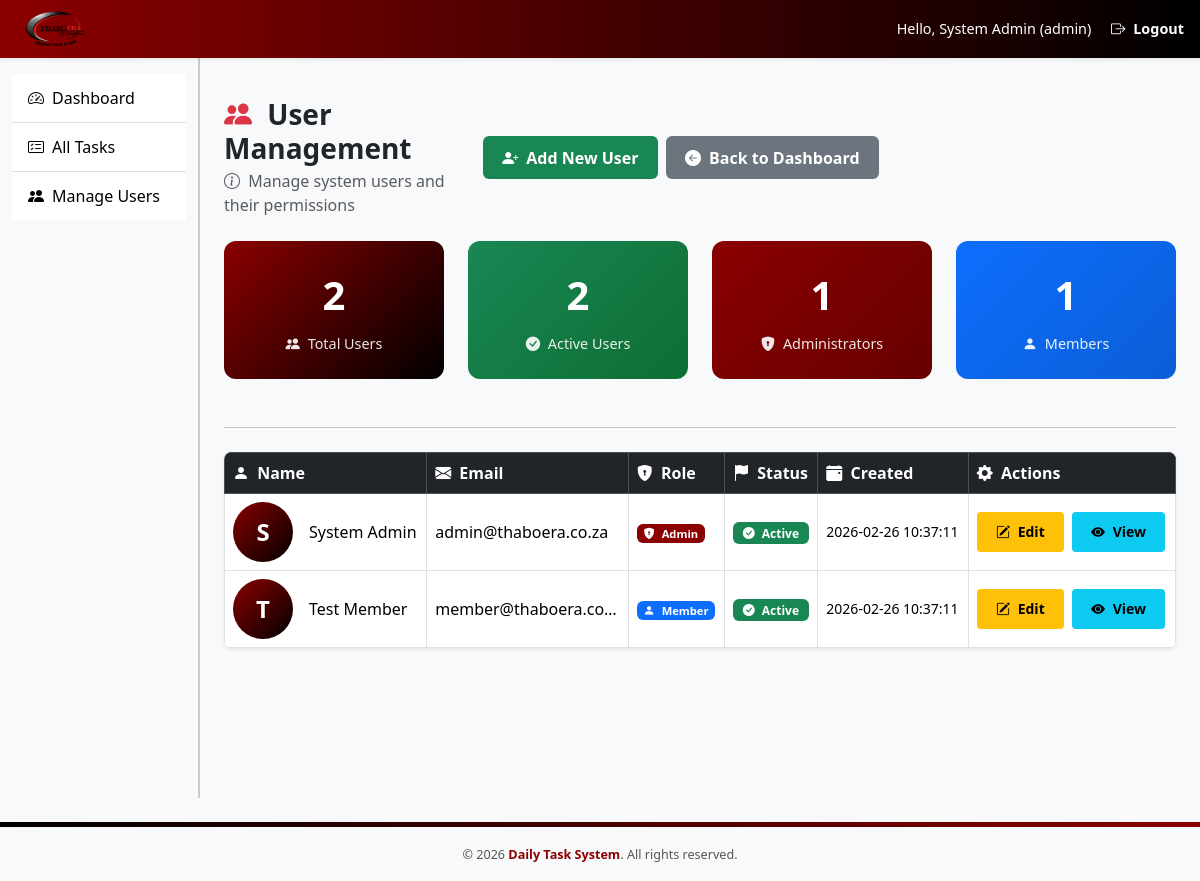
Page /public/admin/users.php (signed in) on the committed database.
### tables this page shows
CREATE TABLE users (
  id INT AUTO_INCREMENT PRIMARY KEY,
  full_name VARCHAR(100) NOT NULL,
  email VARCHAR(120) NOT NULL UNIQUE,
  role ENUM('admin','member') NOT NULL DEFAULT 'member',
  password_hash VARCHAR(255) NOT NULL,
  status ENUM('active','inactive') NOT NULL DEFAULT 'active',
  created_at TIMESTAMP DEFAULT CURRENT_TIMESTAMP
);

### lib/auth.php (called while the page is built, shortened)
<?php
function is_logged_in() {
    return !empty($_SESSION['uid']);
}

### public/admin/users.php (the view, shortened to what this page needs)
<?php
$pageTitle = "Manage Users";
require_once __DIR__ . '/../../config/db.php';
$stmt = $pdo->query("SELECT id, full_name, email, role, status, created_at
                     FROM users
                     ORDER BY created_at DESC");
$users = $stmt->fetchAll();
require_once __DIR__ . '/../../views/header.php';
?>
<link rel="stylesheet" href="https://cdn.jsdelivr.net/npm/bootstrap-icons@1.11.3/font/bootstrap-icons.css">
<link href="https://cdn.jsdelivr.net/npm/animate.css@4.1.1/animate.min.css" rel="stylesheet">
<div class="container mt-3 mt-md-4 users-container">
    <div class="d-flex flex-column flex-md-row align-items-start align-items-md-center justify-content-between mb-4 header-actions animate__animated animate__fadeIn">
        <div class="mb-2 mb-md-0">
            <h3 class="fw-bold mb-1">
                <i class="bi bi-people-fill text-danger me-2"></i> User Management
            </h3>
            <p class="text-muted mb-0 responsive-text">
                <i class="bi bi-info-circle me-1"></i> Manage system users and their permissions
            </p>
        </div>
        <div class="d-flex flex-column flex-sm-row gap-2 w-100 w-md-auto">
            <a href="/daily-task-system/public/admin/user_new.php" class="btn btn-success btn-user btn-add-user">
                <i class="bi bi-person-plus-fill me-1"></i>
                <span class="d-none d-sm-inline">Add New User</span>
            </a>
            <a href="/daily-task-system/public/dashboard.php" class="btn btn-secondary btn-user">
                <i class="bi bi-arrow-left-circle-fill me-1"></i>
                <span class="d-none d-sm-inline">Back to Dashboard</span>
            </a>
        </div>
    </div>
    <?php if (!empty($users)): ?>
        <?php
        $activeUsers = array_filter($users, fn($u) => $u['status'] === 'active');
        $adminUsers = array_filter($users, fn($u) => $u['role'] === 'admin');
        $memberUsers = array_filter($users, fn($u) => $u['role'] === 'member');
        ?>
        <div class="row mb-4 animate__animated animate__fadeIn animate__delay-1s">
            <div class="col-6 col-md-3">
                <div class="stats-card text-center">
                    <div class="stats-number"><?= count($users) ?></div>
                    <div class="stats-label">
                        <i class="bi bi-people-fill me-1"></i> Total Users
                    </div>
                </div>
            </div>
            <div class="col-6 col-md-3">
                <div class="stats-card text-center" style="background: linear-gradient(135deg, #198754, #0d6e33);">
                    <div class="stats-number"><?= count($activeUsers) ?></div>
                    <div class="stats-label">
                        <i class="bi bi-check-circle-fill me-1"></i> Active Users
                    </div>
                </div>
            </div>
            <div class="col-6 col-md-3">
                <div class="stats-card text-center" style="background: linear-gradient(135deg, #8B0000, #660000);">
                    <div class="stats-number"><?= count($adminUsers) ?></div>
                    <div class="stats-label">
                        <i class="bi bi-shield-lock-fill me-1"></i> Administrators
                    </div>
                </div>
            </div>
            <div class="col-6 col-md-3">
                <div class="stats-card text-center" style="background: linear-gradient(135deg, #0d6efd, #0b5ed7);">
                    <div class="stats-number"><?= count($memberUsers) ?></div>
                    <div class="stats-label">
                        <i class="bi bi-person-fill me-1"></i> Members
                    </div>
                </div>
            </div>
        </div>
    <?php endif; ?>
    <hr class="my-4">
    <?php if (empty($users)): ?>
        <div class="card shadow-sm border-0 user-card animate__animated animate__fadeIn">
            <div class="card-body text-center empty-state">
                <i class="bi bi-people text-muted"></i>
                <h4 class="text-muted mb-3">No Users Found</h4>
                <p class="text-muted mb-4">Get started by adding your first user to the system.</p>
                <a href="/daily-task-system/public/admin/user_new.php" class="btn btn-success btn-lg btn-add-user">
                    <i class="bi bi-person-plus-fill me-2"></i> Add First User
                </a>
            </div>
        </div>
    <?php else: ?>
        <div class="d-none d-md-block">
            <div class="table-responsive shadow-sm rounded-3 animate__animated animate__fadeIn">
                <table class="table table-bordered table-hover align-middle table-hover-animate m-0">
                    <thead class="table-dark">
                        <tr>
                            <th class="fw-semibold"><i class="bi bi-person-fill me-1"></i> Name</th>
                            <th class="fw-semibold"><i class="bi bi-envelope-fill me-1"></i> Email</th>
                            <th class="fw-semibold"><i class="bi bi-shield-lock-fill me-1"></i> Role</th>
                            <th class="fw-semibold"><i class="bi bi-flag-fill me-1"></i> Status</th>
                            <th class="fw-semibold"><i class="bi bi-calendar-event-fill me-1"></i> Created</th>
                            <th class="fw-semibold"><i class="bi bi-gear-fill me-1"></i> Actions</th>
                        </tr>
                    </thead>
                    <tbody>
                    <?php foreach ($users as $index => $u): ?>
                        <tr class="animate__animated animate__fadeIn" style="animation-delay: <?= $index * 0.1 ?>s;">
                            <td>
                                <div class="d-flex align-items-center">
                                    <div class="user-avatar me-3">
                                        <?= strtoupper(substr($u['full_name'], 0, 1)) ?>
                                    </div>
                                    <div class="fw-medium"><?= htmlspecialchars($u['full_name']) ?></div>
                                </div>
                            </td>
                            <td class="text-truncate" style="max-width: 200px;" title="<?= htmlspecialchars($u['email']) ?>">
                                <?= htmlspecialchars($u['email']) ?>
                            </td>
                            <td>
                                <span class="badge <?= $u['role'] === 'admin' ? 'bg-admin' : 'bg-member' ?> role-badge text-capitalize">
                                    <i class="bi bi-<?= $u['role'] === 'admin' ? 'shield-lock' : 'person' ?>-fill me-1"></i>
                                    <?= htmlspecialchars($u['role']) ?>
                                </span>
                            </td>
                            <td>
                                <?php if ($u['status'] === 'active'): ?>
                                    <span class="badge bg-active status-badge">
                                        <i class="bi bi-check-circle-fill me-1"></i> Active
                                    </span>
                                <?php else: ?>
                                    <span class="badge bg-inactive status-badge">
                                        <i class="bi bi-x-circle-fill me-1"></i> Inactive
                                    </span>
                                <?php endif; ?>
                            </td>
                            <td class="small"><?= htmlspecialchars($u['created_at']) ?></td>
                            <td>
                                <div class="action-buttons">
                                    <a href="/daily-task-system/public/admin/user_edit.php?id=<?= $u['id'] ?>"
                                       class="btn btn-sm btn-warning btn-user">
                                        <i class="bi bi-pencil-square me-1"></i> Edit
                                    </a>
                                    <button class="btn btn-sm btn-info btn-user"
                                            onclick="viewUserDetails(<?= htmlspecialchars(json_encode($u)) ?>)">
                                        <i class="bi bi-eye-fill me-1"></i> View
                                    </button>
                                </div>
                            </td>
                        </tr>
                    <?php endforeach; ?>
                    </tbody>
                </table>
            </div>
        </div>
    <?php endif; ?>
</div>
<?php require_once __DIR__ . '/../../views/footer.php'; ?>

### views/header.php (shortened to what this page needs)
<?php
require_once __DIR__ . '/../lib/auth.php';
$userName = $_SESSION['name'] ?? '';
$userRole = $_SESSION['role'] ?? '';
?>
<!DOCTYPE html>
<html lang="en">
<head>
    <link href="https://cdn.jsdelivr.net/npm/bootstrap@5.3.2/dist/css/bootstrap.min.css" rel="stylesheet">
    <link rel="stylesheet" href="https://cdn.jsdelivr.net/npm/bootstrap-icons@1.11.3/font/bootstrap-icons.css">
    <link rel="stylesheet" href="/daily-task-system/public/assets/css/style.css">
</head>
<body class="bg-light d-flex flex-column min-vh-100">
<div class="brand-bar d-flex justify-content-between align-items-center shadow-sm">
    <div class="d-flex align-items-center">
        <a href="/daily-task-system/public/dashboard.php" class="d-flex align-items-center">
            <img src="/daily-task-system/public/assets/img/logo.PNG" alt="Company Logo" class="me-2">
        </a>
    </div>
    <?php if (is_logged_in()): ?>
        <div class="user-info text-end">
            <span class="me-3 d-none d-sm-inline">Hello, <?= htmlspecialchars($userName) ?> (<?= htmlspecialchars($userRole) ?>)</span>
            <a href="/daily-task-system/public/logout.php" class="fw-bold">
                <i class="bi bi-box-arrow-right me-1"></i>
                <span class="d-none d-sm-inline">Logout</span>
            </a>
        </div>
    <?php endif; ?>
</div>
<div class="container-fluid flex-grow-1 page-transition">
    <div class="row">
        <?php if (is_logged_in()): ?>
            <aside class="col-md-2 sidebar-custom">
                <div class="list-group list-group-flush">
                    <?php if ($userRole === 'member'): ?>
                        <a href="/daily-task-system/public/dashboard.php" class="list-group-item list-group-item-action <?= ($pageTitle ?? '') === 'Dashboard' ? 'active' : '' ?>">
                            <i class="bi bi-speedometer2 me-2"></i>Dashboard
                        </a>
                        <a href="/daily-task-system/public/tasks/my.php" class="list-group-item list-group-item-action">
                            <i class="bi bi-folder2-open me-2"></i>My Tasks
                        </a>
                    <?php elseif ($userRole === 'admin'): ?>
                        <a href="/daily-task-system/public/dashboard.php" class="list-group-item list-group-item-action <?= ($pageTitle ?? '') === 'Dashboard' ? 'active' : '' ?>">
                            <i class="bi bi-speedometer2 me-2"></i>Dashboard
                        </a>
                        <a href="/daily-task-system/public/admin/tasks.php" class="list-group-item list-group-item-action">
                            <i class="bi bi-card-checklist me-2"></i>All Tasks
                        </a>
                        <a href="/daily-task-system/public/admin/users.php" class="list-group-item list-group-item-action">
                            <i class="bi bi-people-fill me-2"></i>Manage Users
                        </a>
                    <?php endif; ?>
                </div>
            </aside>
            <main class="col-md-10 col-12 py-3">
        <?php else: ?>
            <main class="col-12 py-3">
        <?php endif; ?>

### views/footer.php (shortened to what this page needs)
        </main>
    </div>
</div>
<footer class="footer-custom text-center py-3 mt-4">
    <div class="container">
        <small>&copy; <?= date('Y') ?> <span class="fw-bold">Daily Task System</span>. All rights reserved.</small>
    </div>
</footer>
</body>
</html>

### views/header.php (style rules this page uses)
.brand-bar { background: linear-gradient(90deg, #8B0000, #000000); color: #fff; padding: 0.5rem 1rem; position: sticky; top: 0; z-index: 1030; }
.brand-bar img { max-height: 42px; width: auto; }
.brand-bar .user-info { font-size: 0.9rem; }
.brand-bar a { color: #fff; text-decoration: none; }
.sidebar-custom { background-color: #f8f9fa; border-right: 2px solid #ccc; min-height: calc(100vh - 60px); padding-top: 1rem; transition: all 0.3s ease; }
.sidebar-custom .list-group-item { border: none; border-bottom: 1px solid #e0e0e0; color: #000; font-weight: 500; border-radius: 0; transition: all 0.3s ease; padding: 0.75rem 1rem; }
.page-transition { animation: fadeIn 0.5s ease-in; }
.footer-custom { background: #f8f9fa; color: #000; border-top: 5px solid transparent; border-image: linear-gradient(90deg, #000000, #8B0000); border-image-slice: 1; font-size: 0.9rem; margin-top: auto; }

### public/admin/users.php (style rules this page uses)
.users-container { animation: slideInUsers 0.6s ease-out; }
.user-avatar { width: 60px; height: 60px; border-radius: 50%; background: linear-gradient(135deg, #8B0000, #000); display: flex; align-items: center; justify-content: center; color: white; font-weight: bold; font-size: 1.5rem; transition: all 0.3s ease; }
.status-badge { font-size: 0.75rem; padding: 0.4em 0.8em; transition: all 0.3s ease; border: none; }
.role-badge { font-size: 0.7rem; padding: 0.3em 0.6em; transition: all 0.3s ease; }
.btn-user { transition: all 0.3s ease; border: none; font-weight: 600; padding: 0.6rem 1.2rem; }
.table-hover-animate tr { transition: all 0.3s ease; animation: fadeInScale 0.5s ease-out; }
.bg-active { background-color: #198754 !important; }
.bg-admin { background-color: #8B0000 !important; }
.bg-member { background-color: #0d6efd !important; }
.action-buttons { display: flex; gap: 0.5rem; flex-wrap: wrap; }
.responsive-text { font-size: clamp(0.8rem, 2vw, 1rem); }
.btn-add-user { animation: pulseSuccess 2s infinite; }
.stats-card { background: linear-gradient(135deg, #8B0000, #000); color: white; border-radius: 12px; padding: 1.5rem; margin-bottom: 1.5rem; }
.stats-number { font-size: 2.5rem; font-weight: bold; margin-bottom: 0.5rem; }
.stats-label { opacity: 0.9; font-size: 0.9rem; }

### views/footer.php (style rules this page uses)
.footer-custom { background: #f8f9fa; color: #000; border-top: 5px solid transparent; border-image: linear-gradient(90deg, #000000, #8B0000); border-image-slice: 1; font-size: 0.9rem; }
.footer-custom small { color: #555; }
.footer-custom small span { color: #8B0000; }

### rows in the picture
users: full_name "S", full_name "System Admin", email "admin@thaboera.co.za", role "Admin", status "active" (drawn), created_at "2026-02-26 10:37:11"
users: full_name "T", full_name "Test Member", email "member@thaboera.co…", role "Member", status "active" (drawn), created_at "2026-02-26 10:37:11"

### other values in the picture
$userName "System Admin"
$userRole "admin"
count($users) "2"
count($activeUsers) "2"
count($adminUsers) "1"
count($memberUsers) "1"
